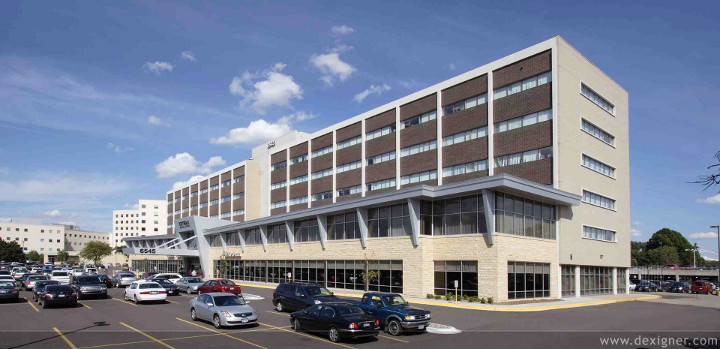
#> input picture test_image/img09.jpg, 720 x 349 px
$ jupyter execute ken_iiyoshi_hough_transform_ver14b_test_other_images.ipynb   (older library calls are emulated)
#> lines starting #> are read from the running program, lines starting #| are printed output that depends on the picture
# Code for Testing Other Images
Ken Iiyoshi (ki573)\
22 Sept 2019\
Instructor: Tadesse Mulugeta

[cell 1]
#imports
import cv2
import numpy as np
import math
from matplotlib import pyplot as plt
from matplotlib import colors

prewritt_horizontal =np.array([[1,0,-1],
                    [1,0,-1],
                    [1,0,-1]]);

prewritt_vertical =np.array([[1,1,1],
                     [0,0,0],
                     [-1,-1,-1]]);

sobel1 =np.array([[1,0,-1],
                 [2,0,-2],
                 [1,0,-1]]);

sobel2 =np.array([[1,2,1],
                  [0,0,0],
                  [-1,-2,-1]]);

gaussian =np.array([[1,1,2,2 ,2,1,1],
                    [1,2,2,4 ,2,2,1],
                    [2,2,4,8 ,4,2,2],
                    [2,4,8,16,8,4,2],
                    [2,2,4,8 ,4,2,2],
                    [1,2,2,4 ,2,2,1],
                    [1,1,2,2 ,2,1,1]]);

# read input image for edge detection
input_img = cv2.imread("test_image/img09.jpg",0);
#| Input size: (349, 720)

# declare image variables based on input image size
gradient_mag = np.zeros((input_img.shape)).astype(int);
gradient_angle = np.zeros((input_img.shape)).astype(int);
quant = np.zeros((input_img.shape)).astype(int);
suppressed = np.zeros((input_img.shape)).astype(int);
binary_edge_low = np.zeros((input_img.shape)).astype(int);
binary_edge_mid = np.zeros((input_img.shape)).astype(int);
binary_edge_high = np.zeros((input_img.shape)).astype(int);

[cell 2]
def filter (array,mask):
    kernel_sz = mask.shape[0];
    pad_sz = math.floor(kernel_sz/2);
    padded = np.zeros((array.shape[0]+2*pad_sz, array.shape[1]+2*pad_sz)).astype(int);

    # copy array content to padded matrix
    padded[pad_sz:pad_sz+array.shape[0],pad_sz:pad_sz+array.shape[1]]=array;

    # Put result in new array. Otherwise cv2-imported array will invert negative to positive.
    after_conv = np.zeros((array.shape)).astype(int)
    # convolve
    for i in range(pad_sz,padded.shape[0]-pad_sz):
        for j in range(pad_sz,padded.shape[1]-pad_sz):
            # cut out a window to input feed into convolution function. +1 for proper range
            window=np.zeros((mask.shape)).astype(int);
            window=padded[i-pad_sz:i+pad_sz+1,j-pad_sz:j+pad_sz+1];

            # prewitt filter (horizontal/vertical), otherwise gaussian
            if np.array_equal(mask,prewritt_horizontal) or np.array_equal(mask,prewritt_vertical):
                after_conv[i-pad_sz][j-pad_sz]=np.sum(np.multiply(window,mask));
            else:
                after_conv[i-pad_sz][j-pad_sz]=np.sum(np.multiply(window,mask))/np.sum(np.absolute(mask));
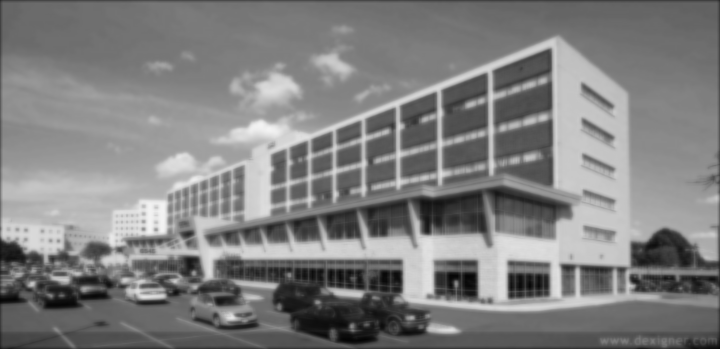
#> after_conv: shape (349, 720) int64; min 4, max 243, mean 127.6
    return after_conv

# P-Tile thresholding
def threshold(img,weak_threshold,strong_threshold,binary_edge):
    #most edge is below 255 so I chose lower value
    count=0
    for i in range(img.shape[0]):
        for j in range(img.shape[1]):
            if (img[i][j]>=strong_threshold):
                binary_edge[i][j]=255;
                count+=1;
            elif (img[i][j]>=weak_threshold):
                binary_edge[i][j]=127;
            else:
                binary_edge[i][j]=0;

    # Edge tracking by hysteresis
    for i in range(binary_edge.shape[0]):
        for j in range(binary_edge.shape[1]):
            if (binary_edge[i][j]==127):
                if (binary_edge[i-1][j-1]==255) or (binary_edge[i-1][j]==255) or (binary_edge[i-1][j+1]==255) or (img[i][j-1]==255) or (binary_edge[i][j]==255) or (binary_edge[i][j+1]==255) or (binary_edge[i+1][j-1]==255) or (binary_edge[i+1][j]==255) or (binary_edge[i+1][j+1]==255):
                    binary_edge[i][j]=255;
                    count+=1;
                else:
                    binary_edge[i][j]=0;

    print("Edge Pixel Count for strong_threshold = ",strong_threshold,", weak_threshold =", weak_threshold,":",count)
    print("\tEdge/Image Size Percentage:", round(100*count/binary_edge.size,1),"%")

    return binary_edge

[cell 3]
# Gaussian Smoothing
print("Input size:", input_img.shape)
output=filter(input_img,gaussian)
cv2.imwrite('results/other_images/smooth.png',output)

# Gradient Operation
smooth = cv2.imread("results/other_images/smooth.png",0);
gradient_horizontal=filter(smooth,prewritt_horizontal);
#> in filter (call 2), `kernel_sz = mask.shape[0];`: kernel_sz = 3
#> in filter (call 2), `pad_sz = math.floor(kernel_sz/2);`: pad_sz = 1
#> after the loop in filter (call 2), `for i in range(pad_sz,padded.shape[0]-pad_sz):`:
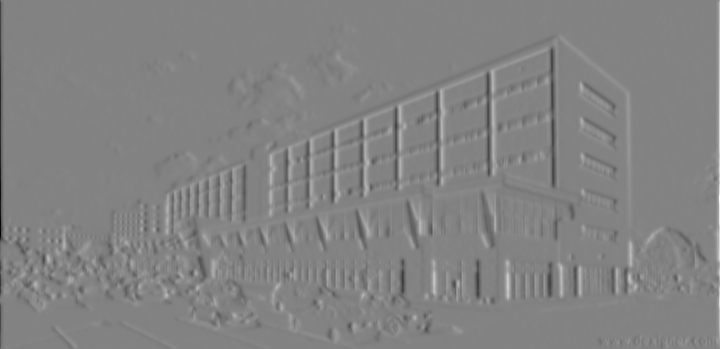
#> after_conv: shape (349, 720) int64; min -523, max 497, mean 0; drawn with min black and max white
cv2.imwrite('results/other_images/gradient_horizontal.png',gradient_horizontal);
gradient_vertical=filter(smooth,prewritt_vertical);
#> after the loop in filter (call 3), `for i in range(pad_sz,padded.shape[0]-pad_sz):`:
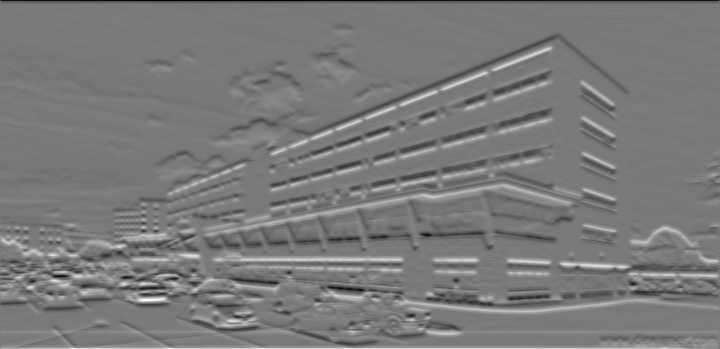
#> after_conv: shape (349, 720) int64; min -294, max 320, mean 0.1; drawn with min black and max white
cv2.imwrite('results/other_images/gradient_vertical.png',gradient_vertical);

## Non-Maximum Suppression

# Gradient Magnitude & Direction
for i in range(input_img.shape[0]):
    for j in range(input_img.shape[1]):
        gradient_mag[i][j]=int((gradient_horizontal[i][j]**2+gradient_vertical[i][j]**2)**(1/2));
        if (gradient_horizontal[i][j]!=0):
            #arctan is in radians. multiply by 180/pi dy/dx
            gradient_angle[i][j]=(180/math.pi)*np.arctan(gradient_vertical[i][j]/gradient_horizontal[i][j]);
        #if dx=0, result is -90 or 90
        elif (gradient_vertical[i][j]>0):
            gradient_angle[i][j]=90;
        elif (gradient_vertical[i][j]<0):
            gradient_angle[i][j]=-90;
        # 0 if both dx and dy is 0
        else:
            gradient_angle[i][j]=0
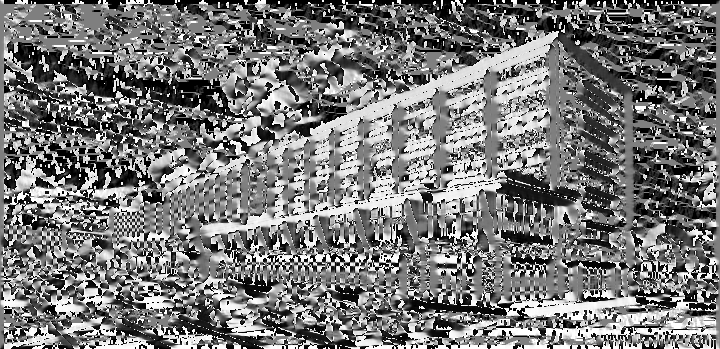
#> gradient_angle: shape (349, 720) int64; min -90, max 90, mean -5.3; drawn with min black and max white
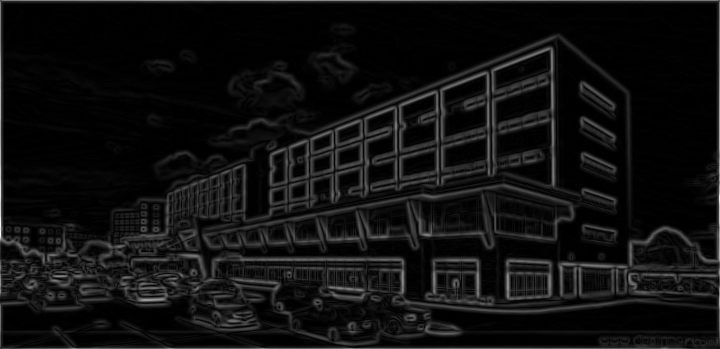
#> gradient_mag: shape (349, 720) int64; min 0, max 523, mean 34.2; drawn with min black and max white

cv2.imwrite('results/other_images/gradient_mag.png',gradient_mag);

# Quantization bounds:
# 2:more than 67.5 or less than -67.5
# 1:22.5~67.5
# 0: -22.5~22.5
# 3:-67.5~-22.5
for i in range(input_img.shape[0]):
    for j in range(input_img.shape[1]):
        if (gradient_angle[i][j]> 67.5) or (gradient_angle[i][j]< -67.5):
            quant[i][j]=2;
        elif gradient_angle[i][j]> 22.5:
            quant[i][j]=1;
        elif gradient_angle[i][j]> -22.5:
            quant[i][j]=0;
        else:
            quant[i][j]=3;
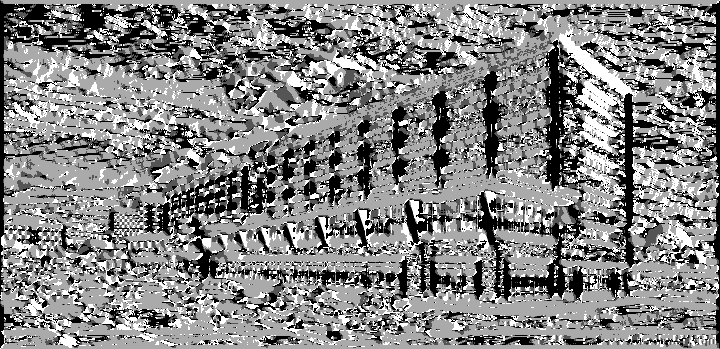
#> quant: shape (349, 720) int64; min 0, max 3, mean 1.56; drawn with min black and max white

# Non-Maxima Suppression
# +1, -1 to keep iteration within boundary
for i in range(1,input_img.shape[0]-1):
    # according to class lecture #2
    for j in range(1,input_img.shape[1]-1):
        if (quant[i][j]==2):
            if (gradient_mag[i][j]>gradient_mag[i-1][j]) and (gradient_mag[i][j]>gradient_mag[i+1][j]):
                suppressed[i][j]=gradient_mag[i][j];
        elif (quant[i][j]==1):
            if (gradient_mag[i][j]>gradient_mag[i+1][j-1]) and (gradient_mag[i][j]>gradient_mag[i-1][j+1]):
                suppressed[i][j]=gradient_mag[i][j];
        elif (quant[i][j]==0):
            if (gradient_mag[i][j]>gradient_mag[i][j-1]) and (gradient_mag[i][j]>gradient_mag[i][j+1]):
                suppressed[i][j]=gradient_mag[i][j];
        elif (quant[i][j]==3):
            if (gradient_mag[i][j]>gradient_mag[i-1][j-1]) and (gradient_mag[i][j]>gradient_mag[i+1][j+1]):
                suppressed[i][j]=gradient_mag[i][j];
        else:
            suppressed[i][j]=0
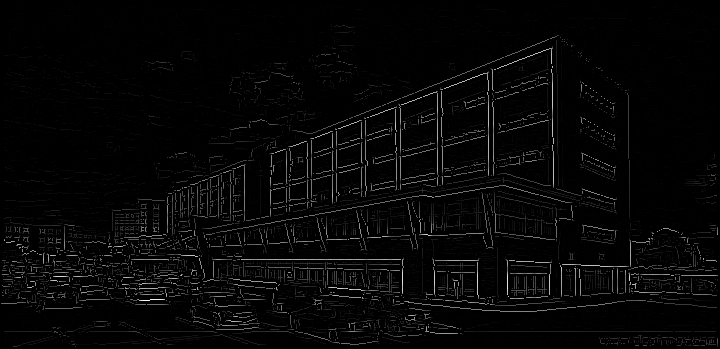
#> suppressed: shape (349, 720) int64; min 0, max 320, mean 8.2; drawn with min black and max white
cv2.imwrite('results/other_images/suppressed.png',suppressed);


# Double thresholding: weak_threshold for 3 different values. keep stronge_threshold unchanged for now.
# test1 : edge is 1% of image area
# test2 : edge is 2% of image area
stronge_threshold=30
weak_threshold = 10 #minimum percentage of edge
binary_edge_low = threshold(suppressed,weak_threshold, stronge_threshold, binary_edge_low)
#> after the loop in threshold, `for i in range(binary_edge.shape[0]):`:
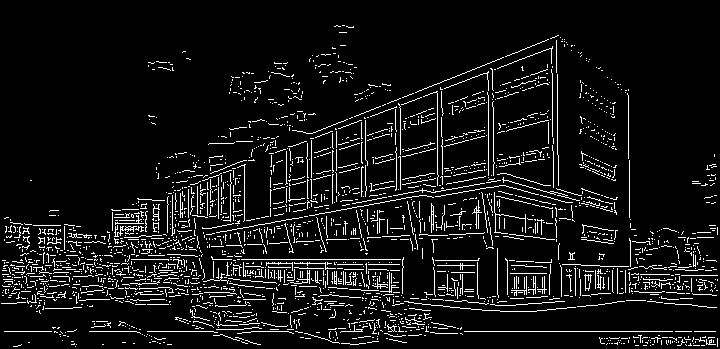
#> binary_edge: shape (349, 720) int64; 7.8% white in thin lines or dots
#| Edge Pixel Count for strong_threshold =  30 , weak_threshold = 10 : 19651
#| 	Edge/Image Size Percentage: 7.8 %
cv2.imwrite('results/other_images/binary_edge_low_threshold.png',binary_edge_low);

stronge_threshold=40
weak_threshold = 20 #minimum percentage of edge
binary_edge_mid = threshold(suppressed,weak_threshold, stronge_threshold, binary_edge_mid)
#> call 2 of threshold, with weak_threshold = 20, strong_threshold = 40
#> after the loop in threshold (call 2), `for i in range(img.shape[0]):`:
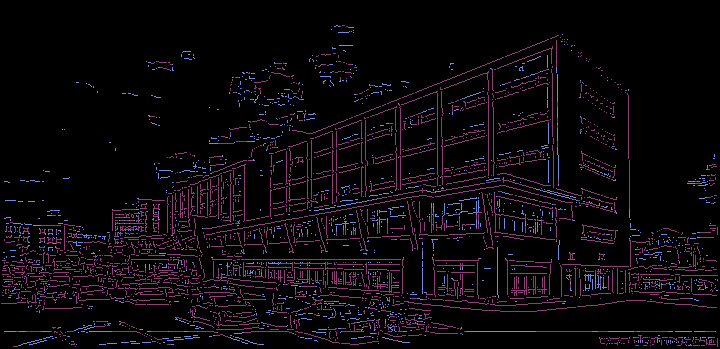
#> binary_edge: shape (349, 720) int64; 3 distinct labels, from 0 to 255; one colour per label, 0 black
#> after the loop in threshold (call 2), `for i in range(binary_edge.shape[0]):`:
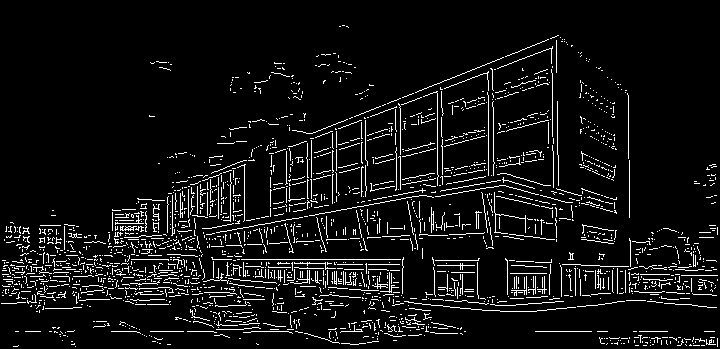
#> binary_edge: shape (349, 720) int64; 7% white in thin lines or dots
#| Edge Pixel Count for strong_threshold =  40 , weak_threshold = 20 : 17627
#> (the rest of the program and of its run is left out)
